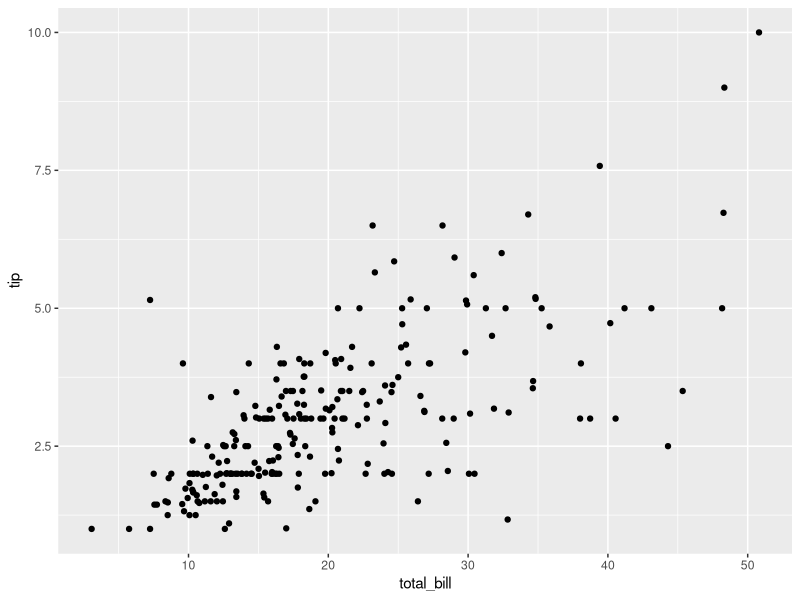
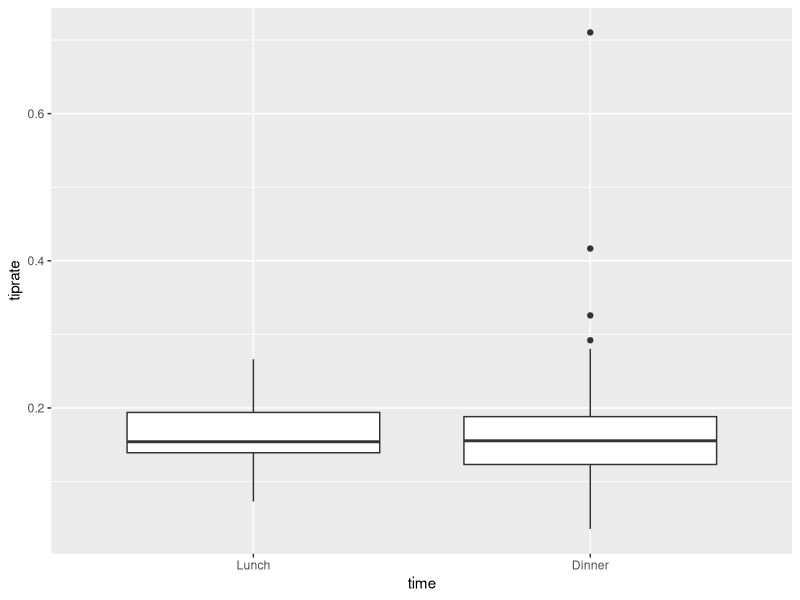
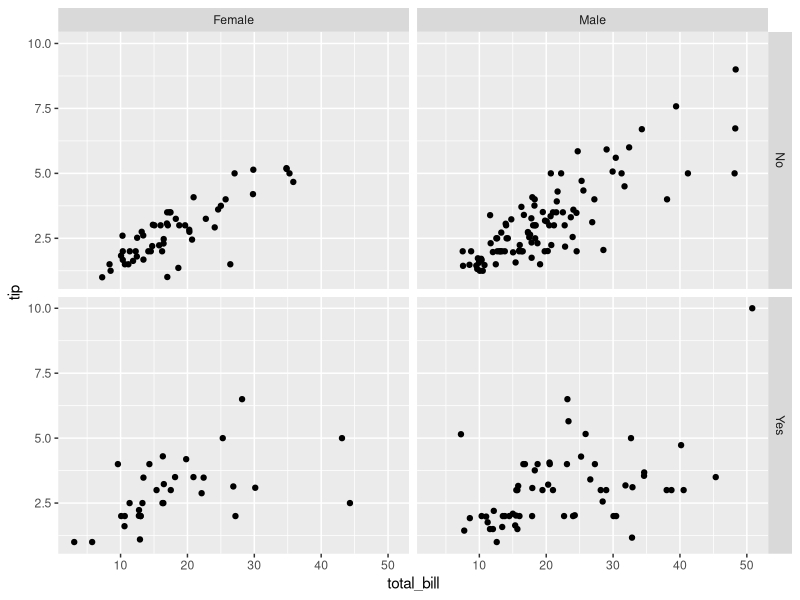
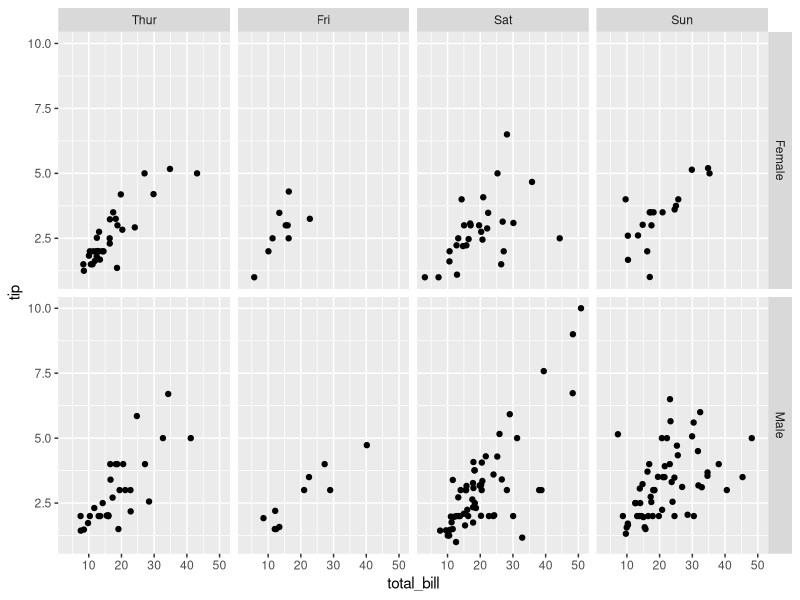
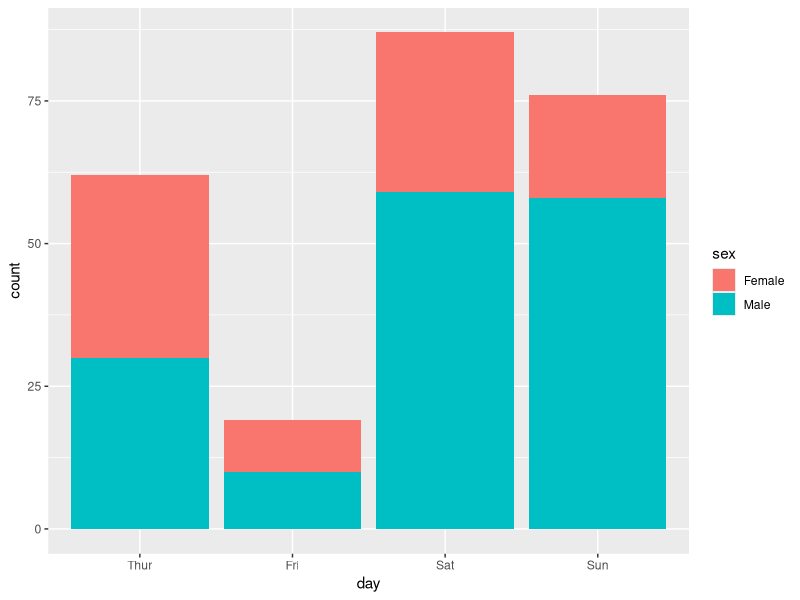

Source code (R) for these figures, in order:
## ---- chunk 1
knitr::opts_chunk$set(echo = TRUE)
## ---- chunk 2
data(tips, package="reshape2")
library(ggplot2)
## ---- chunk 3
numParty <- nrow(unique(tips))
numParty
## ---- chunk 4
str(tips)
## ---- chunk 5
day <- tips$day
levels(day) <- c('Thur', 'Fri', 'Sat', 'Sun')
day <- factor(day, levels = c('Thur', 'Fri', 'Sat', 'Sun'))
day
## ---- chunk 6
female5 <- tips[(tips$sex =="Female" & tips$size >= 5), ]
female5
## ---- chunk 7
ggplot(tips, aes(x=total_bill, y=tip)) + geom_point()
## ---- chunk 8
tiprate <- tips$tip/tips$total_bill
mean(tiprate)
## ---- chunk 9
tips$time <- factor(tips$time, levels = c('Lunch', 'Dinner'))
ggplot(tips, aes(x=time, y=tiprate)) + geom_boxplot()
## ---- chunk 10
ggplot(tips, aes(x=total_bill, y=tip)) + geom_point()+ facet_grid(smoker ~ sex)
## ---- chunk 11
tips$day <- factor(tips$day, levels = c('Thur', 'Fri', 'Sat', 'Sun'))
ggplot(tips, aes(x=total_bill, y=tip)) + geom_point()+ facet_grid(sex ~ day)
ggplot(tips, aes(x=day, fill= sex)) + geom_bar()
